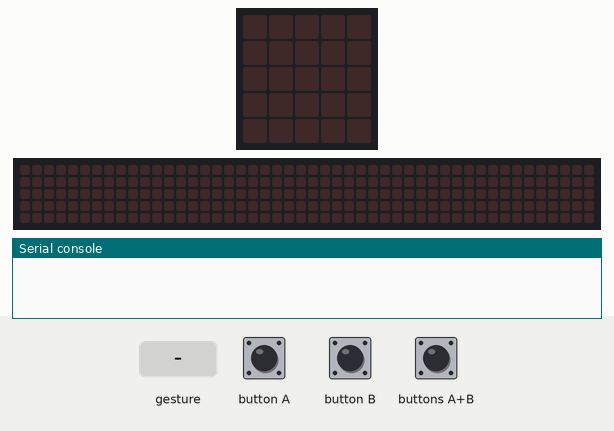
Simulated run of this program. Board: BBC micro:bit (MakeCode). On the bench: the board's 5×5 LED display, a strip that is not on the board, showing the scrolling text unrolled, the last lines printed to the serial console. Inputs (shaded band) come from the test bench. No radio messages arrive unless stated (any console line starting 'radio sent:' is added by the test bench); a tilt is held for 1.5 s and a shake lasts 1 s, then the board lies face up again; the 48×5 strip is a reading aid, not a part: it shows the text the display is scrolling, unrolled, one strip-width of it at a time.

Above: at 1.2 s.
1.3 s: button A pressed for 0.15 s
At 3.92 s:
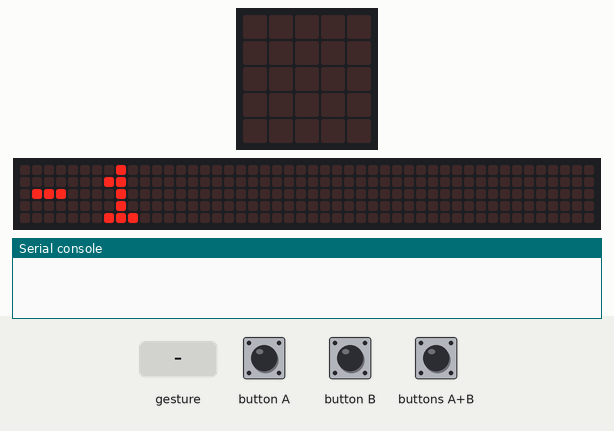
4.3 s: buttons A+B pressed for 0.15 s
5.9 s: button B pressed for 0.15 s
At 6.8 s:
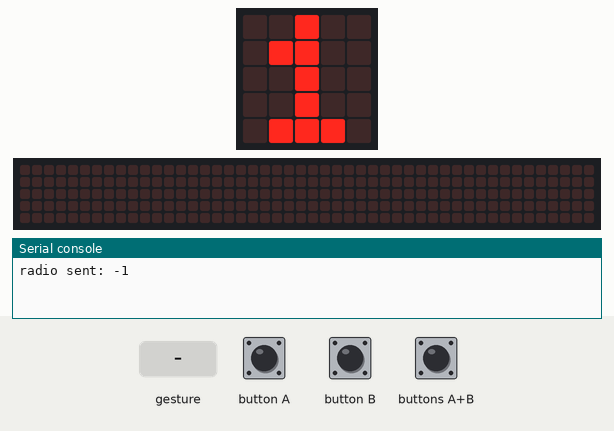
7.5 s: gesture 'logo up'
At 8.6 s:
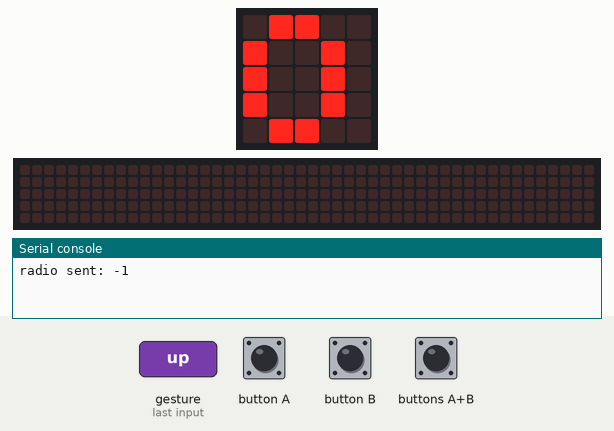
9.1 s: buttons A+B pressed for 1 s
11.6 s: button A pressed for 0.15 s
At 11.82 s:
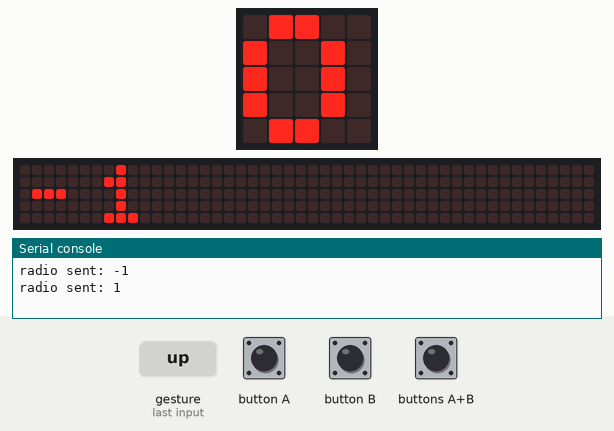
Timing chart, 0 to 14.6 s (numbered marks = the images above; inputs shaded):
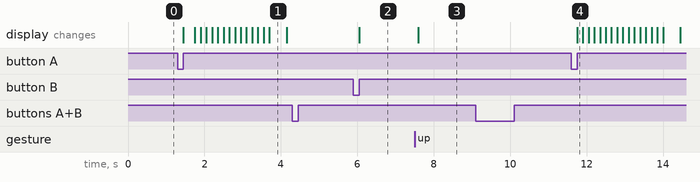

The program:

main.ts
```typescript
radio.onReceivedNumber(function (receivedNumber) {
    if (receivedNumber == 5) {
        신호수신횟수 += 1
    }
})
input.onButtonPressed(Button.A, function () {
    투표번호 += -1
    basic.showNumber(투표번호)
    basic.pause(500)
})
input.onButtonPressed(Button.AB, function () {
    radio.sendNumber(투표번호)
    투표번호 = 0
})
radio.onReceivedString(function (receivedString) {

})
input.onButtonPressed(Button.B, function () {
    투표번호 += 1
    basic.showNumber(투표번호)
    basic.pause(500)
})
input.onGesture(Gesture.LogoUp, function () {
    basic.showNumber(신호수신횟수)
})
let 신호수신횟수 = 0
let 투표번호 = 0
radio.setGroup(1)
투표번호 = 0
신호수신횟수 = 0
basic.forever(function () {

})
```

test.ts
```typescript
// 테스트는 여기로 이동합니다; 이 패키지가 확장으로 사용될 때 컴파일되지 않을 것 입니다.
```

Measured:
- after the input at 1.3 s, the display: changes after 0.15 s (image 1)
- after the input at 5.9 s, the display: changes after 0.15 s (image 2)
- after the input at 7.5 s, the display: changes after 0.10 s (image 3)
- after the input at 11.6 s, the display: changes after 0.15 s (image 4)
- what the display in image 1 shows lasts 0.5 s, from 3.7 s to 4.2 s
